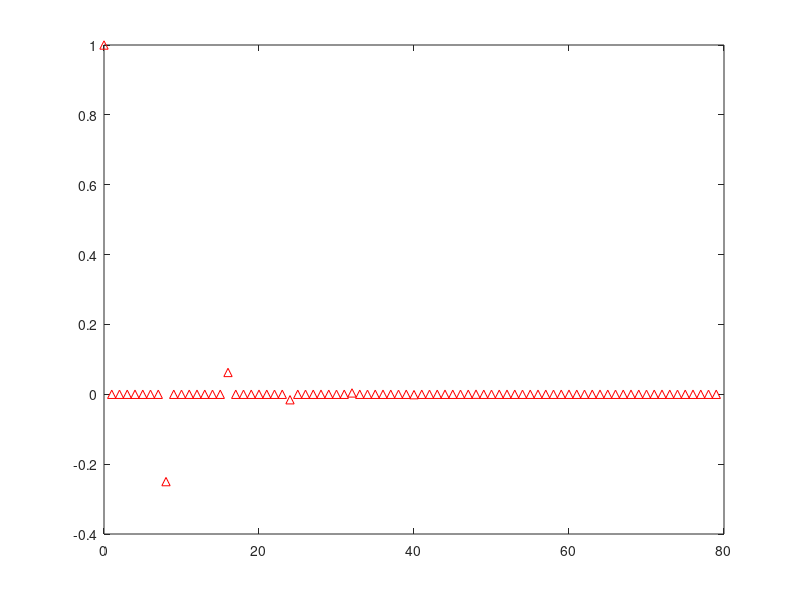

MATLAB code to generate this figure:
clear;
alpha = 0.25;

b = 1;
a = [1 0 0 0 0 0 0 0 alpha];


% subplot(2,1,1)
% zplane(b,a)
% subplot(2,1,2)
% impz(b,a)

%figure;
%freqz(b,a)

impz(b,a);